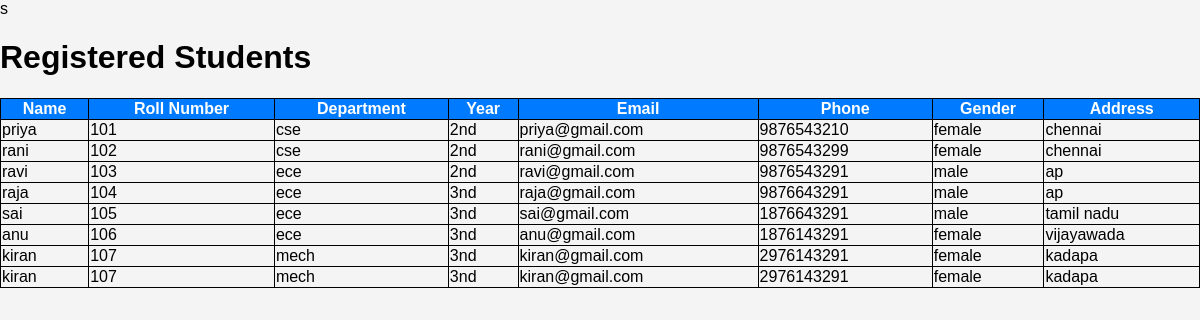
/students, run on the app's committed database.
### tables this page shows
CREATE TABLE students (
        id INTEGER PRIMARY KEY AUTOINCREMENT,
        name TEXT,
        roll_number TEXT,
        department TEXT,
        year TEXT,
        email TEXT,
        phone TEXT,
        gender TEXT,
        address TEXT
    );

### app.py (the view)
@app.route('/students')
def students():
    conn = sqlite3.connect('student.db')
    cursor = conn.cursor()
    cursor.execute("SELECT * FROM students")
    student_data = cursor.fetchall()
    conn.close()
    return render_template('students.html', students=student_data)

### templates/students.html (shortened to what this page needs)
<!DOCTYPE html>
<html>
<head>
    <link rel="stylesheet" href="{{ url_for('static', filename='css/style.css') }}">s
</head>
<body>
<h1>Registered Students</h1>
<table border="1">
    <tr>
        <th>Name</th>
        <th>Roll Number</th>
        <th>Department</th>
        <th>Year</th>
        <th>Email</th>
        <th>Phone</th>
        <th>Gender</th>
        <th>Address</th>
    </tr>
    {% for student in students %}
    <tr>
        <td>{{ student[1] }}</td>
        <td>{{ student[2] }}</td>
        <td>{{ student[3] }}</td>
        <td>{{ student[4] }}</td>
        <td>{{ student[5] }}</td>
        <td>{{ student[6] }}</td>
        <td>{{ student[7] }}</td>
        <td>{{ student[8] }}</td>
    </tr>
    {% endfor %}
</table>
</body>
</html>

### templates/static/css/style.css (style rules this page uses)
body { font-family: Arial, sans-serif; margin: 0; padding: 0; background: #f4f4f4; }
table { width: 100%; border-collapse: collapse; }
table, th, td { border: 1px solid black; }
th { background: #007bff; color: white; }

### data on the page
students: name "priya", roll_number "101", department "cse", year "2nd", email "priya@gmail.com", phone "9876543210", gender "female", address "chennai"
students: name "rani", roll_number "102", department "cse", year "2nd", email "rani@gmail.com", phone "9876543299", gender "female", address "chennai"
students: name "ravi", roll_number "103", department "ece", year "2nd", email "ravi@gmail.com", phone "9876543291", gender "male", address "ap"
students: name "raja", roll_number "104", department "ece", year "3nd", email "raja@gmail.com", phone "9876643291", gender "male", address "ap"
students: name "sai", roll_number "105", department "ece", year "3nd", email "sai@gmail.com", phone "1876643291", gender "male", address "tamil nadu"
students: name "anu", roll_number "106", department "ece", year "3nd", email "anu@gmail.com", phone "1876143291", gender "female", address "vijayawada"
students: name "kiran", roll_number "107", department "mech", year "3nd", email "kiran@gmail.com", phone "2976143291", gender "female", address "kadapa"
students: name "kiran", roll_number "107", department "mech", year "3nd", email "kiran@gmail.com", phone "2976143291", gender "female", address "kadapa"
